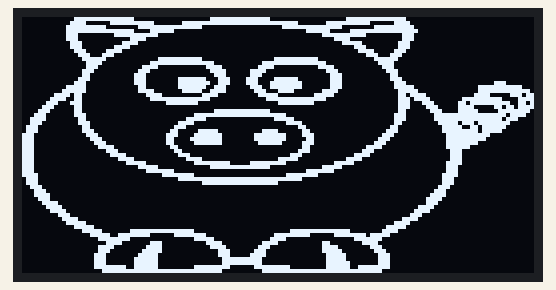
The sketch below on a simulated Arduino Uno, built with avr-gcc and run on an emulated ATmega328P. Parts: 128×64 one-colour display.

Above: at 0.2 s.

The sketch:

picture.ino
```cpp
//*Hao Miao
//  *To convert the picture to the singlecolor .bmp file, a tranfering software is
//  *necessary. I used Pctolcd2002 to do that job. However, many online website convert
//  *works as well.

#include "U8glib.h"

U8GLIB_SH1106_128X64 u8g(U8G_I2C_OPT_NONE); // I2C / TWI
static unsigned char bitmap[] U8G_PROGMEM = {
0x00,0xE0,0xFF,0x0F,0x00,0x80,0xFF,0x3F,0x00,0x00,0xFE,0xFF,0x00,0x00,0x00,0x00,
0x00,0xF0,0xC0,0xFF,0x01,0xFF,0xFF,0xFF,0x1F,0xF0,0x7F,0xE0,0x01,0x00,0x00,0x00,
0x00,0xF8,0x1F,0xE0,0xFF,0x1F,0x00,0x00,0xFE,0xFF,0x00,0xFF,0x03,0x00,0x00,0x00,
0x00,0xF8,0xFF,0x0F,0x3F,0x00,0x00,0x00,0x80,0x1F,0xFC,0xFF,0x07,0x00,0x00,0x00,
0x00,0x38,0x80,0xFF,0x03,0x00,0x00,0x00,0x00,0xF8,0x3F,0x80,0x03,0x00,0x00,0x00,
0x00,0x38,0x00,0x78,0x00,0x00,0x00,0x00,0x00,0xC0,0x03,0x80,0x03,0x00,0x00,0x00,
0x00,0x70,0x00,0x1E,0x00,0x00,0x00,0x00,0x00,0x00,0x1F,0xC0,0x01,0x00,0x00,0x00,
0x00,0x70,0x80,0x07,0x00,0x00,0x00,0x00,0x00,0x00,0x38,0xC0,0x01,0x00,0x00,0x00,
0x00,0xE0,0xE0,0x01,0x00,0x00,0x00,0x00,0x00,0x00,0xF0,0xE0,0x00,0x00,0x00,0x00,
0x00,0xC0,0x71,0x00,0x00,0x00,0x00,0x00,0x00,0x00,0xC0,0x71,0x00,0x00,0x00,0x00,
0x00,0x80,0x1F,0x00,0xFC,0x1F,0x00,0x80,0xFF,0x03,0x00,0x3F,0x00,0x00,0x00,0x00,
0x00,0x00,0x0F,0x00,0xFF,0xFF,0x00,0xF0,0xFF,0x0F,0x00,0x1E,0x00,0x00,0x00,0x00,
0x00,0x00,0x07,0xC0,0x03,0xC0,0x03,0x78,0x00,0x3C,0x00,0x1C,0x00,0x00,0x00,0x00,
0x00,0x80,0x03,0xE0,0x00,0x80,0x07,0x1E,0x00,0x70,0x00,0x38,0x00,0x00,0x00,0x00,
0x00,0x80,0x01,0x70,0x00,0x00,0x07,0x0E,0x00,0xE0,0x00,0x30,0x00,0x00,0x00,0x00,
0x00,0xC0,0x01,0x70,0x80,0x3F,0x0E,0x87,0x1F,0xE0,0x00,0x70,0x00,0x00,0x00,0x00,
0x00,0xE0,0x00,0x70,0x80,0x7F,0x0E,0xC7,0x3F,0xE0,0x00,0xE0,0x00,0x00,0xC0,0x01,
0x00,0xF8,0x00,0x60,0x80,0x3F,0x07,0xCE,0x3F,0xE0,0x00,0xE0,0x03,0x00,0xFC,0x1F,
0x00,0xFC,0x00,0xE0,0x01,0x9F,0x07,0x1C,0x0F,0x78,0x00,0xC0,0x07,0x00,0xFC,0x7F,
0x00,0x6F,0x00,0x80,0x07,0xE0,0x01,0xF8,0x00,0x3E,0x00,0xC0,0x1E,0x00,0x1E,0xDC,
0x80,0x67,0x00,0x00,0xFF,0x7F,0x00,0xE0,0xFF,0x0F,0x00,0xC0,0x3D,0xC0,0xFF,0xF0,
0xC0,0x71,0x00,0x00,0xF0,0x0F,0x00,0x00,0xFF,0x01,0x00,0xC0,0x71,0x60,0xFF,0xB3,
0xE0,0x60,0x00,0x00,0x00,0x00,0x00,0x00,0x00,0x00,0x00,0xC0,0xE1,0xE0,0xC1,0xF6,
0x70,0x60,0x00,0x00,0x00,0x00,0xFF,0x3F,0x00,0x00,0x00,0xC0,0xC0,0xE1,0x83,0x7F,
0x38,0xE0,0x00,0x00,0x00,0xF8,0xFF,0xFF,0x03,0x00,0x00,0xE0,0x80,0xFF,0xFF,0x3D,
0x3C,0xC0,0x00,0x00,0x00,0x3E,0x00,0x80,0x0F,0x00,0x00,0xE0,0x80,0xFF,0xFF,0x0E,
0x1C,0xC0,0x01,0x00,0x80,0x07,0x00,0x00,0x3C,0x00,0x00,0x60,0x00,0xDF,0xFD,0x03,
0x0E,0x80,0x01,0x00,0xC0,0x01,0x00,0x00,0x60,0x00,0x00,0x30,0x00,0x3E,0xFB,0x01,
0x0E,0x80,0x03,0x00,0x60,0xF0,0x01,0xF0,0xC0,0x00,0x00,0x38,0x00,0xFE,0xFB,0x00,
0x07,0x00,0x07,0x00,0x70,0xF8,0x03,0xFC,0xC3,0x01,0x00,0x1C,0x00,0xFC,0x1F,0x00,
0x07,0x00,0x0E,0x00,0x30,0xFC,0x03,0xFC,0x83,0x01,0x00,0x0E,0x00,0xFC,0x0F,0x00,
0x07,0x00,0x1C,0x00,0x30,0xF8,0x03,0xF8,0xC1,0x01,0x00,0x07,0x00,0xFC,0x03,0x00,
0x07,0x00,0x78,0x00,0x60,0x00,0x00,0x00,0xC0,0x00,0xC0,0x03,0x00,0xFC,0x00,0x00,
0x07,0x00,0xE0,0x00,0xC0,0x00,0x00,0x00,0xE0,0x00,0xE0,0x00,0x00,0x38,0x00,0x00,
0x07,0x00,0xC0,0x03,0x80,0x03,0x00,0x00,0x38,0x00,0x78,0x00,0x00,0x38,0x00,0x00,
0x07,0x00,0x00,0x0F,0x00,0x1E,0x00,0x00,0x1F,0x00,0x1E,0x00,0x00,0x38,0x00,0x00,
0x07,0x00,0x00,0x7C,0x00,0xF8,0x0F,0xFE,0x03,0xC0,0x07,0x00,0x00,0x3C,0x00,0x00,
0x07,0x00,0x00,0xE0,0x03,0x80,0xFF,0x3F,0x00,0xF8,0x00,0x00,0x00,0x1C,0x00,0x00,
0x07,0x00,0x00,0x80,0x3F,0x00,0x00,0x00,0x80,0x3F,0x00,0x00,0x00,0x1C,0x00,0x00,
0x0F,0x00,0x00,0x00,0xF8,0x07,0x00,0x00,0xFC,0x03,0x00,0x00,0x00,0x1E,0x00,0x00,
0x0E,0x00,0x00,0x00,0x80,0xFF,0xFF,0xFF,0x3F,0x00,0x00,0x00,0x00,0x0E,0x00,0x00,
0x0E,0x00,0x00,0x00,0x00,0xE0,0xFF,0xFF,0x00,0x00,0x00,0x00,0x00,0x0E,0x00,0x00,
0x1C,0x00,0x00,0x00,0x00,0x00,0x00,0x00,0x00,0x00,0x00,0x00,0x00,0x07,0x00,0x00,
0x38,0x00,0x00,0x00,0x00,0x00,0x00,0x00,0x00,0x00,0x00,0x00,0x80,0x03,0x00,0x00,
0x78,0x00,0x00,0x00,0x00,0x00,0x00,0x00,0x00,0x00,0x00,0x00,0xC0,0x03,0x00,0x00,
0x70,0x00,0x00,0x00,0x00,0x00,0x00,0x00,0x00,0x00,0x00,0x00,0xE0,0x01,0x00,0x00,
0xE0,0x01,0x00,0x00,0x00,0x00,0x00,0x00,0x00,0x00,0x00,0x00,0xE0,0x00,0x00,0x00,
0xC0,0x03,0x00,0x00,0x00,0x00,0x00,0x00,0x00,0x00,0x00,0x00,0x78,0x00,0x00,0x00,
0x80,0x07,0x00,0x00,0x00,0x00,0x00,0x00,0x00,0x00,0x00,0x00,0x3C,0x00,0x00,0x00,
0x00,0x0E,0x00,0x00,0x00,0x00,0x00,0x00,0x00,0x00,0x00,0x00,0x0E,0x00,0x00,0x00,
0x00,0x3C,0x00,0x00,0x00,0x00,0x00,0x00,0x00,0x00,0x00,0x80,0x07,0x00,0x00,0x00,
0x00,0xF8,0x00,0x00,0x00,0x00,0x00,0x00,0x00,0x00,0x00,0xE0,0x01,0x00,0x00,0x00,
0x00,0xE0,0x03,0x00,0x00,0x00,0x00,0x00,0x00,0x00,0x00,0xF8,0x00,0x00,0x00,0x00,
0x00,0x80,0x0F,0xF8,0xFF,0x07,0x00,0x00,0xF8,0xFF,0x03,0x3C,0x00,0x00,0x00,0x00,
0x00,0x00,0x3E,0xFF,0xC0,0x3F,0x00,0x80,0xFF,0xC0,0xBF,0x0F,0x00,0x00,0x00,0x00,
0x00,0x00,0xF8,0x07,0x00,0xF8,0x00,0xC0,0x03,0x00,0xF8,0x03,0x00,0x00,0x00,0x00,
0x00,0x00,0xE0,0x01,0x07,0xC0,0x03,0xF0,0x00,0x18,0xE0,0x01,0x00,0x00,0x00,0x00,
0x00,0x00,0x78,0x80,0x07,0x80,0x07,0x38,0x00,0x78,0x80,0x03,0x00,0x00,0x00,0x00,
0x00,0x00,0x38,0xC0,0x07,0x00,0x0E,0x1C,0x00,0xF8,0x00,0x07,0x00,0x00,0x00,0x00,
0x00,0x00,0x1C,0xE0,0x03,0x00,0x0E,0x1E,0x00,0xF0,0x01,0x0E,0x00,0x00,0x00,0x00,
0x00,0x00,0x1C,0xF0,0x03,0x00,0xFC,0x0F,0x00,0xF0,0x01,0x0E,0x00,0x00,0x00,0x00,
0x00,0x00,0x1C,0xF0,0x03,0x00,0xFC,0x0F,0x00,0xF0,0x03,0x0E,0x00,0x00,0x00,0x00,
0x00,0x00,0xFC,0xF3,0x03,0xF8,0x0F,0xFC,0x07,0xF0,0xF3,0x0F,0x00,0x00,0x00,0x00,
0x00,0x00,0xF0,0xFF,0xFF,0xFF,0x03,0xF0,0xFF,0xFF,0xFF,0x03,0x00,0x00,0x00,0x00,

};

void setup(void) {
  // put your setup code here, to run once:

}

void loop(void) {
  // put your main code here, to run repeatedly:
 u8g.firstPage();
  do {
    u8g.drawXBMP(0, 0, 128, 64, bitmap);
  } while ( u8g.nextPage() );

  // rebuild the picture after some delay
  delay(500);
}
```
